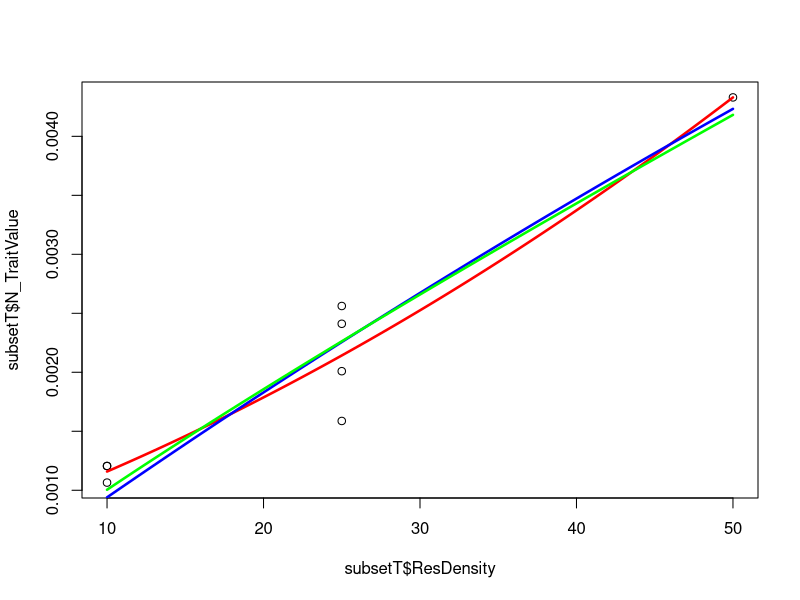
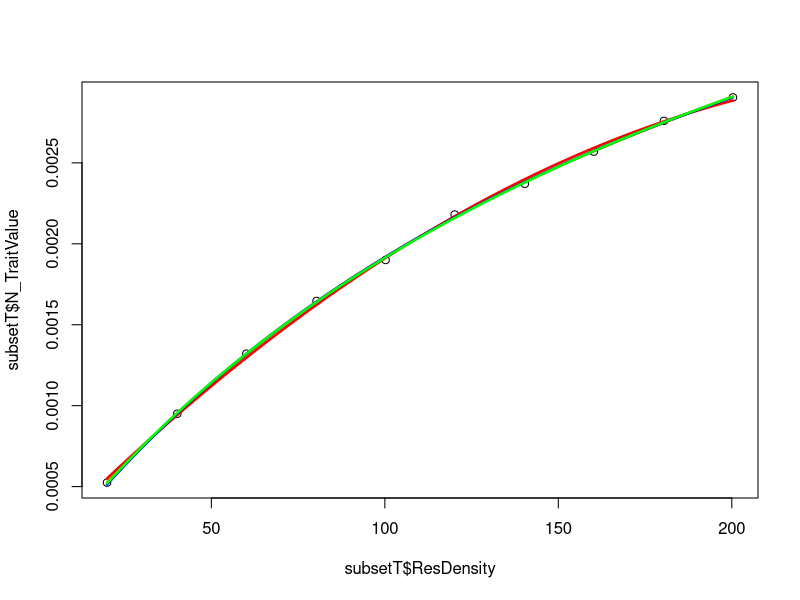
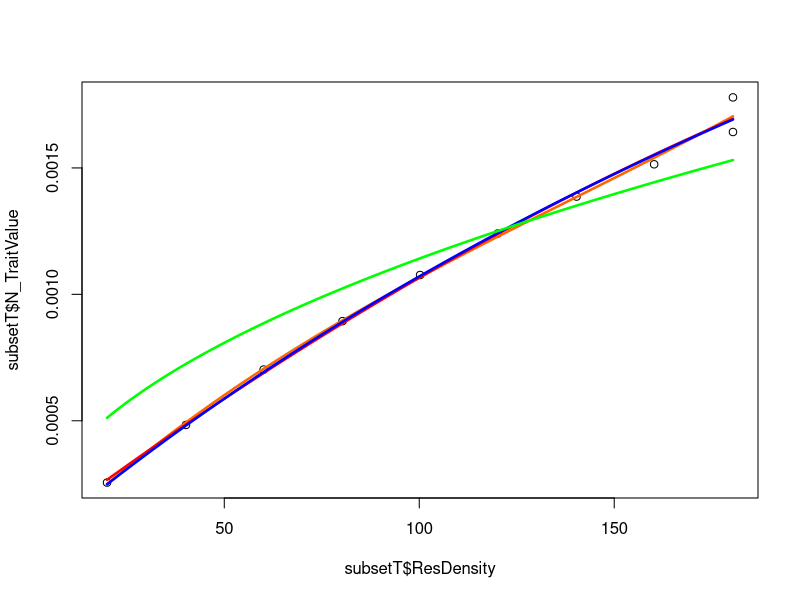
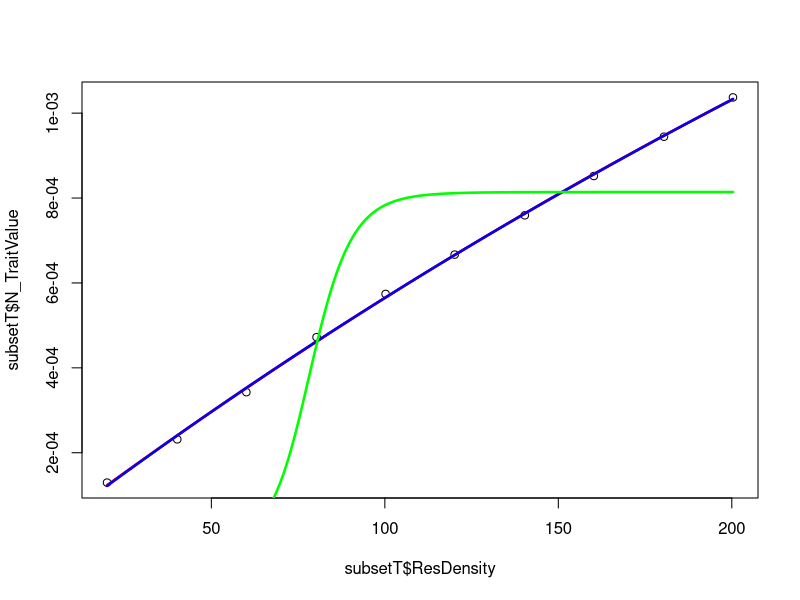
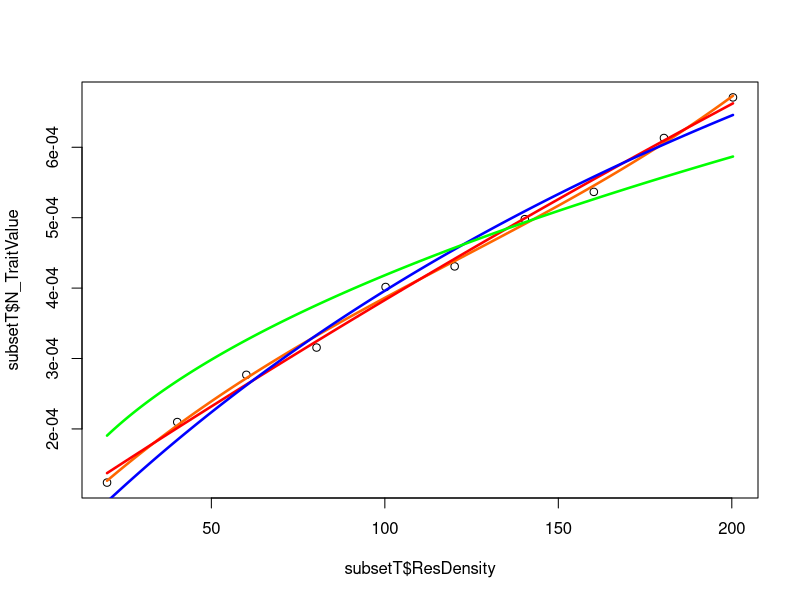
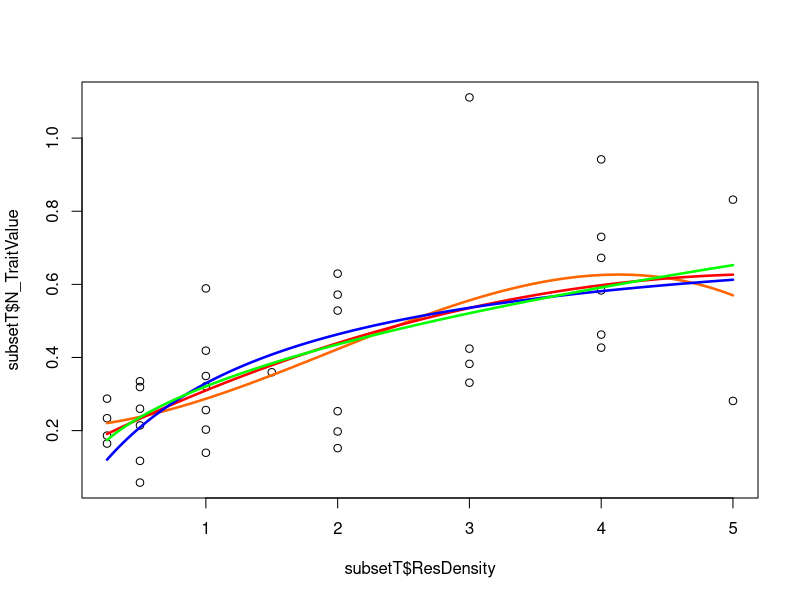
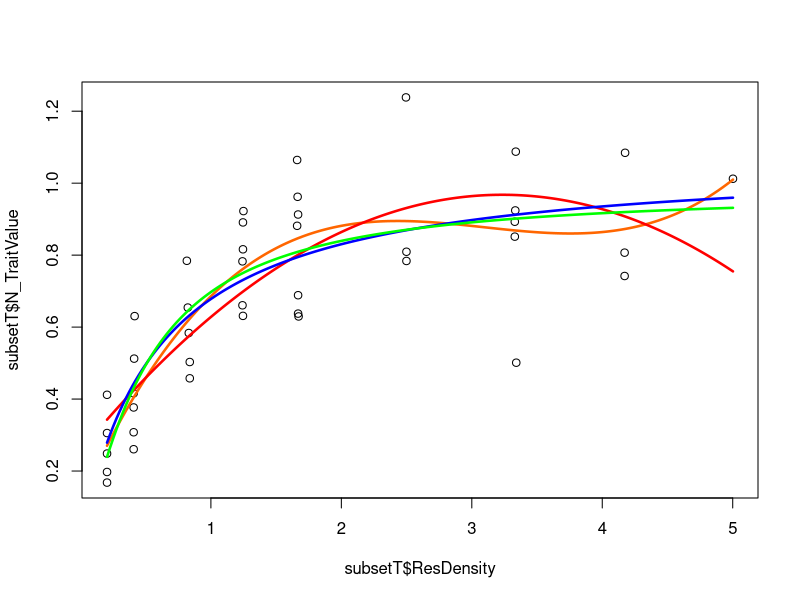
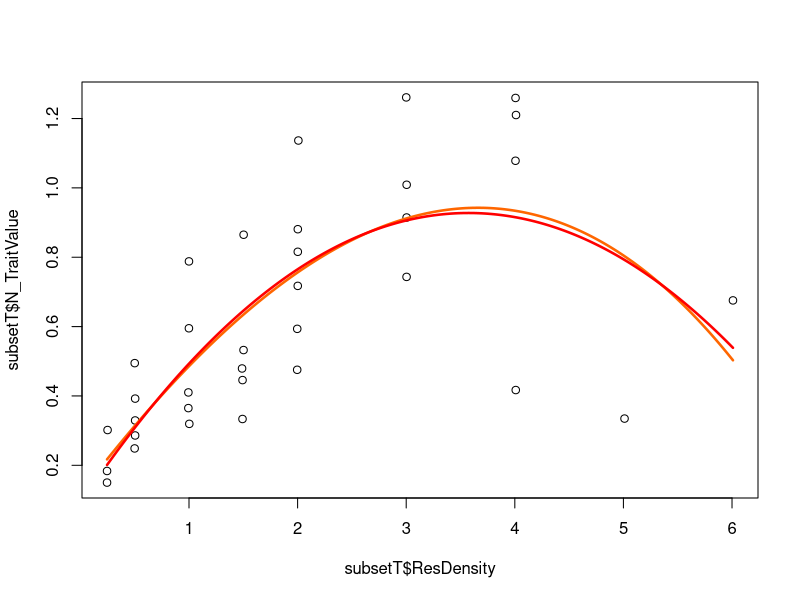

These charts were generated, in order, by the following R code: (Note: this script raises an error after producing the figures.)
require("minpack.lm")

#load data
data<-read.csv("../Data/CRatsort.csv")


#function to find the steepest possible curve
Maxlm<-function(subsetT){
  #empty vector to collect coefficients for linear model
  aobest<-vector()
  v=1
  #run lm for all data and store results in abobest
  modht=lm(N_TraitValue~ResDensity,data=subsetT)
  aobest[v]<-as.numeric(modht$coefficients[2])
  #find hm(maximum value) and remove this value. if sufficient, run lm and store coefficients
  while (nrow(subsetT)>1){
    v=v+1
    hm<-which(subsetT$N_TraitValue[] == max(subsetT$N_TraitValue[],na.rm=TRUE))
    subsetT<-subsetT[-hm,]
    if (nrow(subsetT)>2){
      modht=lm(N_TraitValue~ResDensity,data=subsetT)
      aobest[v]<-as.numeric(modht$coefficients[2])
    }
    #delete values for hm
    hm<-0
  }
  #find largest coefficient
  mh<-max(aobest[],na.rm=TRUE)
  return(mh)
}
#function to find initial values for a0,h0 and q
Start<- function(subsetT) {
  h0=max(subsetT$N_TraitValue)
  #fun function to calculate steepest gradient
  a0=Maxlm(subsetT)
  ##make matrix for initial values and aic
  mat<-matrix(nrow=200,ncol=4)
  #for each row in matrix, sample around initial values and calculate AIC 
  for (k in 1:(nrow(mat))){
    vala<-abs(rnorm(1,mean=a0, 1))
    valh<-abs(rnorm(1,mean=h0, 1))
    valq<-rnorm(1,mean=0, 1)
    #valq<-runif(1,-5,5)
    
    mat[k,1]<-vala
    mat[k,2]<-valh
    mat[k,3]<-valq
    HolFitS<-try(nlsLM(N_TraitValue ~ HollingGEN(ResDensity,a,h,q), data=subsetT, start=list(a=vala, h=valh, q=valq), lower=c(0,0,-10),control = list(maxiter=100)), silent=TRUE)
    #HolFit<-try(nlsLM(N_TraitValue ~ Holling(ResDensity,a,h), data=subsetT, start=list(a=vala, h=valh)),silent=TRUE)
    if("try-error" %in% class(HolFitS)){        
      mat[k,4]<-"error"  
      #calculate AIC for sucessful
    } else {
      mat[k,4]<-AIC(HolFitS) 
    }
  }
  #find initial values with the lowest AIC
  minAIC<-which(mat[,4] == min(mat[,4],na.rm=TRUE,arr.ind=TRUE))
  
  initA<-mat[minAIC,1]
  initH<-mat[minAIC,2]
  initQ<-mat[minAIC,3]
  
  return(c(initA,initH,initQ)) }
#holling and generalised holling functions
Holling<- function(xR,a,h){
  return((a*xR)/(1+(h*a*xR)))
}
HollingGEN<- function(xR,a,h,q){
  return((a*xR^(q+1))/(1+(h*a*xR^(q+1))))
}
#listID<-39855
listID<-as.numeric(unique(data$ID))
#listID<-c(39841,39839,39842)
#make empty vectors for errors- can probably remove this
issuesH<-vector()
issuesG<-vector()
issuesPC<-vector()
issuesP<-vector()
#matrix for model aic values
modelqual<-matrix(nrow=length(listID),ncol=5)
#matrix for model bic values    
modelqualb<-matrix(nrow=length(listID),ncol=5)
j=0
#matrix for id, best model and value of aic or bic (best model depending on whether AIC or BIC is used)
Best<-matrix(ncol=5,nrow=length(listID))
#for each of different IDs
#j used to index each of list id
for (i in listID){
  j=j+1
  modelqual[j,1]<-i
  modelqualb[j,1]<-i
  #subset data
  subsetT<-subset(data, ID==i)
  colnames(modelqual)<-c("ID","Holling","Holling_General","Pol_Quadratic","Pol_Cubic")
  colnames(modelqualb)<-c("ID","Holling","Holling_General","Pol_Quadratic","Pol_Cubic")
  #starting values
  out<-Start(subsetT)
  #model fitting
  HolFit<-try(nlsLM(N_TraitValue ~ Holling(ResDensity,a,h), data=subsetT, start=list(a=out[1],h=out[2]),lower=c(0,0),control = list(maxiter=100)),silent=TRUE)
  HolFitGEN<-try(nlsLM(N_TraitValue ~ HollingGEN(ResDensity,a,h,q), data=subsetT, start=list(a=out[1],h=out[2],q=out[3]),lower=c(0,0,-10),control = list(maxiter=1000)),silent=TRUE)
  pol<-try(lm(N_TraitValue ~ poly(ResDensity, degree=2), data=subsetT), silent=TRUE)
  polc<-try(lm(N_TraitValue ~ poly(ResDensity, degree=3), data=subsetT),silent=TRUE)
  #x values for model plotting
  Lengths<- seq(min(subsetT$ResDensity), max(subsetT$ResDensity),len=200)  
  #make empty pdf for each ID
  pdf(paste0("../Results/Holgraphs/",i,".pdf") )
  plot(subsetT$ResDensity,subsetT$N_TraitValue) 
  #if error in model-then NA in table, otherwise plot and put AIC and BIC in tables
  #polc
  if(!("try-error" %in% class(polc))){
    Predic2Plotpolc<- predict.lm(polc, data.frame(ResDensity=Lengths) )
    lines(Lengths,Predic2Plotpolc,col="#FF6600",lwd=2.5) 
    #only use values that are finite
    if (AIC(polc)!=-Inf){
      modelqual[j,5]<-AIC(polc)}
    if (BIC(polc)!=-Inf){
      modelqualb[j,5]<-BIC(polc)}
      }else{
    issuesPC<-append(issuesPC,i)
    modelqual[j,5]<-"NA"
    modelqualb[j,5]<-"NA"
    #pol
  }
  if("try-error" %in% class(pol)){
    issuesP<-append(issuesP,i)
    modelqual[j,4]<-"NA"
    modelqualb[j,4]<-"NA"
    
  }else{
    Predic2Plotpol<- predict.lm(pol, data.frame(ResDensity=Lengths) )
    lines(Lengths,Predic2Plotpol,col="red",lwd=2.5)
    modelqual[j,4]<-AIC(pol)
    modelqualb[j,4]<-BIC(pol)
    #holling
  }
  if("try-error" %in% class(HolFit)){        
    issuesH<-append(issuesH,i)
    modelqual[j,2]<-"NA"
    modelqualb[j,2]<-"NA"
  } else {
    Predic2PlotHol<- Holling(Lengths, coef(HolFit)["a"], coef(HolFit)["h"])
    lines(Lengths,Predic2PlotHol,col="blue",lwd=2.5) 
    modelqual[j,2]<-AIC(HolFit)
    modelqualb[j,2]<-BIC(HolFit)
    ##generalised holling
      }
  if("try-error" %in% class(HolFitGEN)){        
    issuesG<-append(issuesG,i)
    modelqual[j,3]<-"NA"
    modelqualb[j,3]<-"NA"
    
  } else {
    Predic2PlotHolGEN<- HollingGEN(Lengths, coef(HolFitGEN)["a"], coef(HolFitGEN)["h"] , coef(HolFitGEN)["q"])
    lines(Lengths,Predic2PlotHolGEN,col="green",lwd=2.5)
    modelqual[j,3]<-AIC(HolFitGEN)  
    modelqualb[j,3]<-BIC(HolFitGEN)  
  }
  graphics.off()
#find best values for modelqual and modelqual b. then put in matrix
  Best[j,1]<-i
  t<-which(modelqual[,1]==i)
  u<-which(modelqualb[,1]==i)
  Best[j,2]<- which(modelqual[t,2:5]==min(as.numeric(modelqual[t,2:5]),na.rm = TRUE))
  Best[j,4]<- which(modelqualb[u,2:5]==min(as.numeric(modelqualb[u,2:5]),na.rm=TRUE))
  
  Best[j,3]<-min(as.numeric(modelqual[t,2:5]),na.rm=TRUE)
  Best[j,5]<-min(as.numeric(modelqualb[u,2:5]),na.rm=TRUE)
}

write.csv(Best,"../Results/CRatBest.csv")
